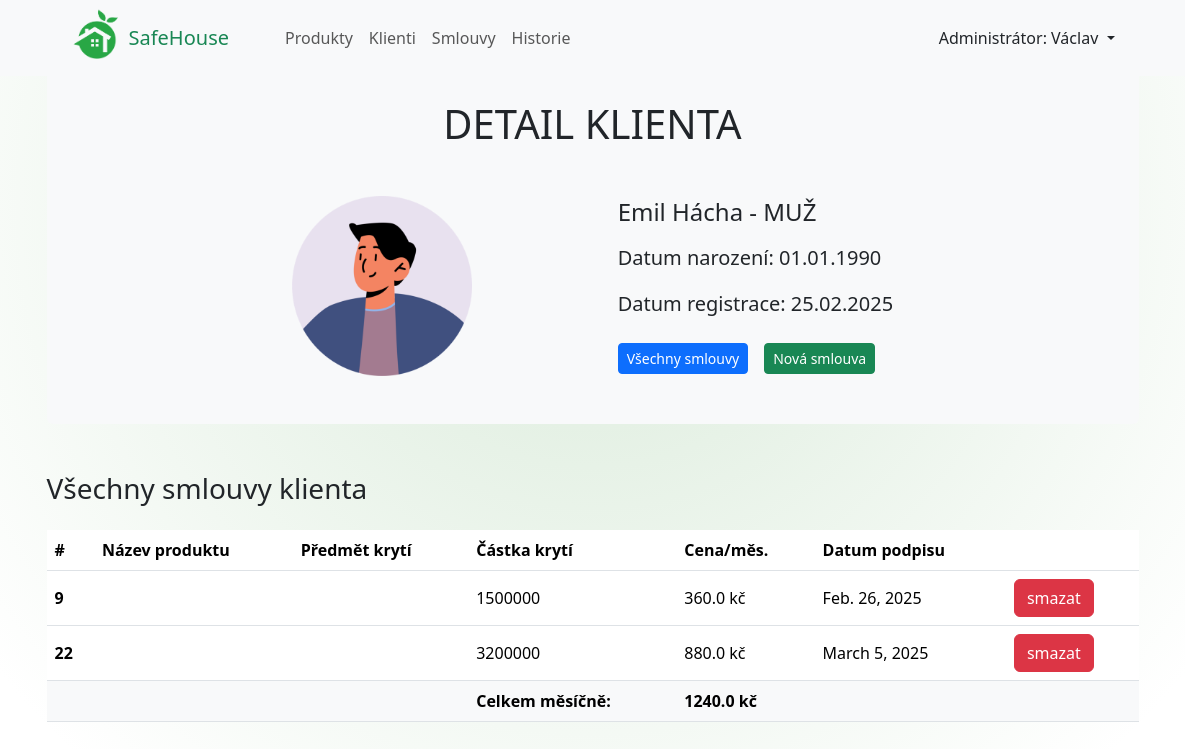
Page /klienti/4/ on the earlier database version.
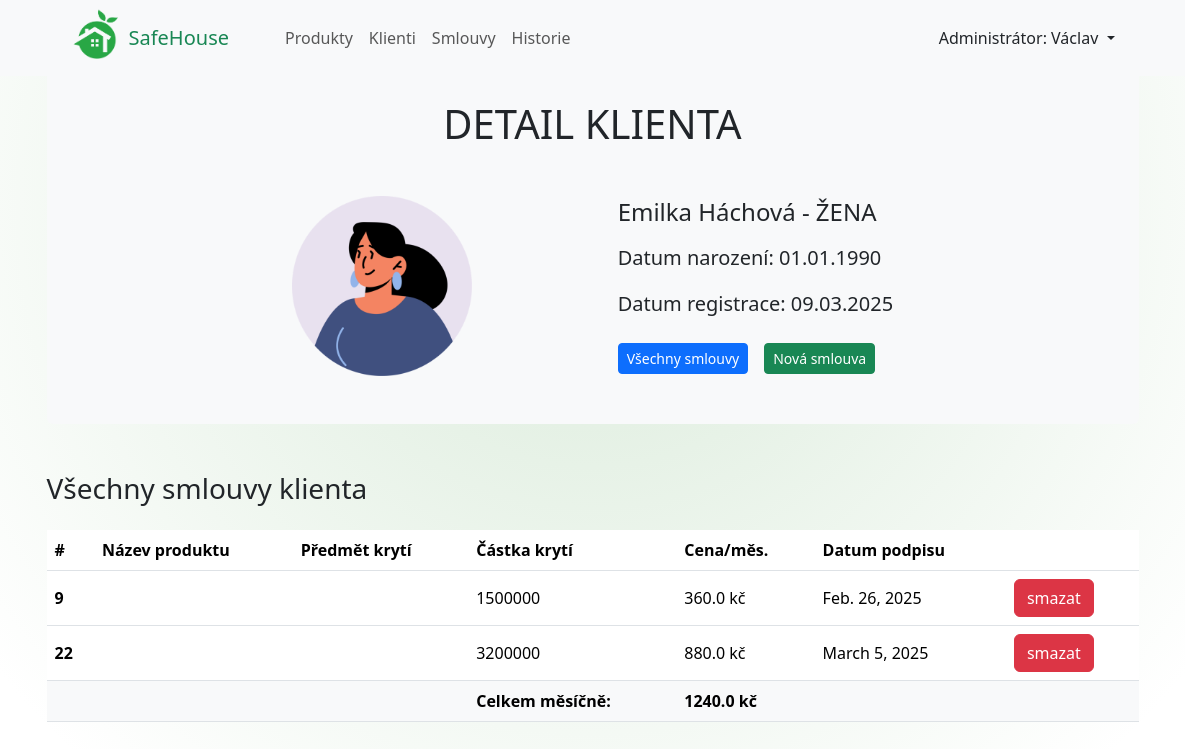
Same page on the later database version.
### pojistenci_app/models.py (models this page shows, shortened)
class Klienti(models.Model):
    jmeno = models.CharField(max_length=40, verbose_name="Jméno")
    prijmeni = models.CharField(max_length=40, verbose_name="Příjmení")
    je_muz = models.BooleanField(default=True)
    narozeni = models.DateField(verbose_name="Datum narození")
    foto = models.CharField(
        max_length=60, verbose_name="Název obrázku")
    datum_registrace = models.DateField(auto_now=True)
    class Meta:
        verbose_name = "Klient"
        verbose_name_plural = "Klienti"

### pojistenci_app/views.py (the view)
def klient_detail(request, id_klienta):
    klient = Klienti.objects.get(id=id_klienta)
    smlouvy_klienta = Smlouvy.objects.filter(klient__id=id_klienta)
    celkem_mesicne = smlouvy_klienta.aggregate(Sum('cena'))
    return render(request, 'pojistenci_app/klient_smlouvy.html', {'klient': klient, 'smlouvy': smlouvy_klienta, 'celkem_mesicne': celkem_mesicne})

### pojistenci_app/templates/pojistenci_app/klient_smlouvy.html
{% extends "pojistenci_app/klient_detail.html" %}
{% block content_bottom %}
{% if smlouvy %}
<h3 class="mb-4">Všechny smlouvy klienta</h3>
        <table class="table table-hover" id="smlouvy_klienta">
            <thead>
            <tr>
                <th scope="col">#</th>
                <th scope="col">Název produktu</th>
                <th scope="col">Předmět krytí</th>
                <th scope="col">Částka krytí</th>
                <th scope="col">Cena/měs.</th>
                <th scope="col">Datum podpisu<th>
            </tr>
            </thead>
            <tbody>
            {% for smlouva in smlouvy %}
            <tr style="vertical-align: middle;">
                <th scope="row">{{ smlouva.id }}</th>
                <td>{{ smlouva.produkt_id.nazev }}</td>
                <td>{{ smlouva.produkt_id.predmet_kryti }}</td>
                <td>{{ smlouva.castka_kryti }}</td>
                <td>{{ smlouva.cena }} kč</td>
                <td>{{ smlouva.datum }}</td>
                <td>
                    <a class="btn btn-danger" href={% url 'smlouva_vymazat' klient.id smlouva.id %}>smazat</a>
            </tr>
            {% endfor %}
            <tr style="vertical-align: middle;">
                <td class="bg-light" colspan="3"></td>
                <th class="bg-light">Celkem měsíčně: </th>
                <th class="bg-light">{{ celkem_mesicne.cena__sum }} kč</th>
                <td class="bg-light" colspan="2"></td>
            </tr>
            </tbody>
        </table>
{% else %}
<div class="alert alert-info" role="alert">
    Klient {{ klient.jmeno }} {{ klient.prijmeni }} nemá žádné aktivní smlovy.
</div>
{% endif %}
{% endblock content_bottom %}

### pojistenci_app/templates/pojistenci_app/klient_detail.html (shortened to what this page needs)
{% extends "base.html" %}
{% load static %}
{% block styles %}
    <link rel="stylesheet" href={% static "pojistenci_app/klient_detail.css" %}>
{% endblock styles %}
{% block content %}
    <div class="container-md">
        <h1 class="text-center pt-4 bg-light mb-0">DETAIL KLIENTA</h1>
        <div class="bg-light p-5 mb-5 d-flex gap-3 justify-content-center rounded-bottom">
            <div class="detail-klienta d-flex align-items-center justify-content-around w-75">
                <div>
                    <img src="{% static "/pojistenci_app/pictures/"|add:klient.foto %}">
                </div>
                <div>
                    <h4 class="mb-3">{{ klient.jmeno }} {{ klient.prijmeni }} - {% if klient.je_muz %}MUŽ{% else %}ŽENA{% endif %}</h4>
                    <p class="lead">Datum narození: {{ klient.narozeni|date:"d.m.Y" }}</p>
                    <p class="lead">Datum registrace: {{ klient.datum_registrace|date:"d.m.Y" }}</p>
                    <div class="d-flex gap-3">
                        <a class="btn btn-primary btn-sm mt-2" href={% url "klient_detail" klient.id %}>Všechny smlouvy</a>
                        <a class="btn btn-success btn-sm mt-2" href={% url "smlouva_nova" klient.id %}>Nová smlouva</a>
                    </div>
                </div>
            </div>
        </div>
    </div>
    <div class="container-md">
        {% block content_bottom %}
        {% endblock content_bottom %}
    </div>
{% endblock content %}

Differences in the rows shown:
changed Klienti: foto: a different picture; jmeno "Emil" → "Emilka"; prijmeni "Hácha" → "Háchová"; datum_registrace "25.02.2025" → "09.03.2025"
Other differences:
text no longer shown: "MUŽ"
text now shown: "ŽENA"
